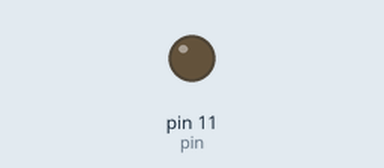
Simulated run of this sketch. Board: Arduino Uno, built with avr-gcc and run on an emulated ATmega328P. On the bench: output pins drawn as LEDs (lit = HIGH).

Above: at 1.3 s.
At 3.5 s:
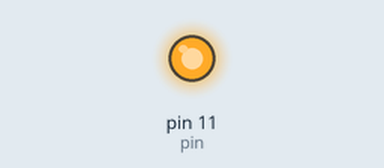
Timing chart, 0 to 8.6 s (numbered marks = the images above):
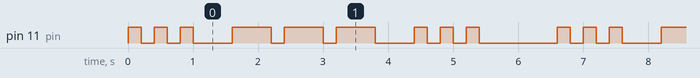

The sketch:

SOS-Morse.ino
```cpp
const int pin=11;
const int dot_delay=200;
const int dash_delay=600;
const int gap_delay=400;
const int end_delay=1000;
void dot(){
  digitalWrite(pin, HIGH);
  delay(dot_delay);
  digitalWrite(pin, LOW);
  delay(dot_delay);
}
void dash(){
  digitalWrite(pin, HIGH);
  delay(dash_delay);
  digitalWrite(pin, LOW);
  delay(dot_delay);
}
void setup() {
  // put your setup code here, to run once:
  pinMode(pin, OUTPUT);
}
void loop() {
  // put your main code here, to run repeatedly:
  dot(); dot(); dot();
  delay(gap_delay);
  dash(); dash(); dash();
  delay(gap_delay);
  dot(); dot(); dot();
  delay(end_delay);
}
```

Measured:
- by itself, pin 11 (pin): repeats every 6.6 s: 2 × (LOW 0.20 s, HIGH 0.20 s), LOW 0.60 s, 2 × (HIGH 0.60 s, LOW 0.20 s), HIGH 0.60 s, LOW 0.60 s, 2 × (HIGH 0.20 s, LOW 0.20 s), HIGH 0.20 s, LOW 1.2 s, HIGH 0.20 s
- by itself, everything shown: repeats every 6.6 s, in 18 steps
